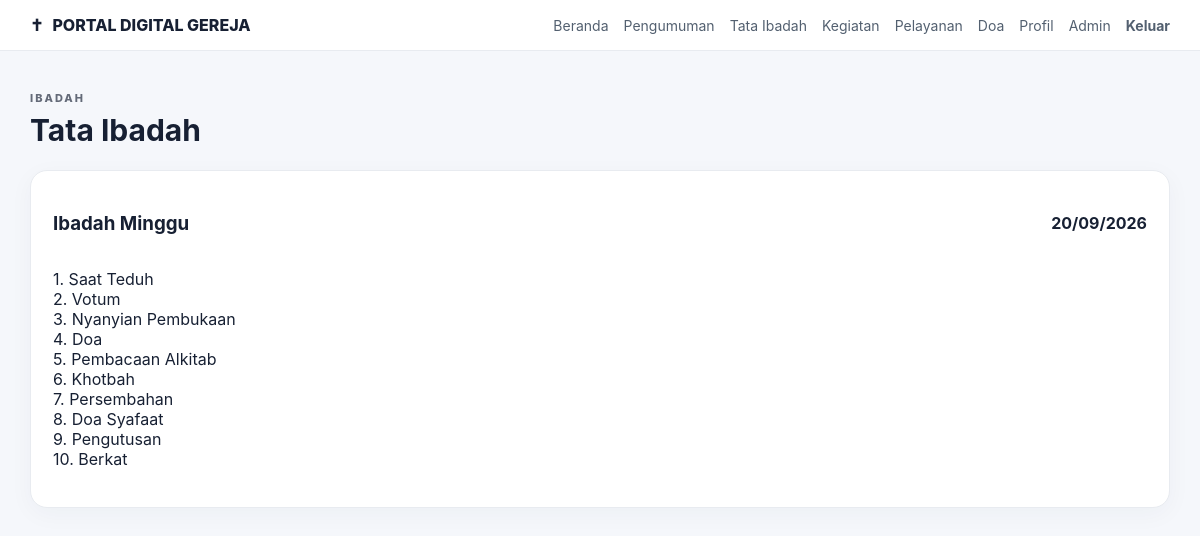
Screenshot of /worship.php (signed in) with the database file from the repository.
### tables this page shows
CREATE TABLE worship_services (
 id INT AUTO_INCREMENT PRIMARY KEY,
 title VARCHAR(200) NOT NULL,
 service_date DATE NOT NULL,
 content LONGTEXT NOT NULL,
 created_at TIMESTAMP DEFAULT CURRENT_TIMESTAMP
);

### config.php (called while the page is built, shortened)
<?php
function e($value): string {
    return htmlspecialchars((string)$value, ENT_QUOTES, 'UTF-8');
}

### worship.php (the view)
<?php
require_once 'config.php'; require_login();
$items=$pdo->query("SELECT * FROM worship_services ORDER BY service_date DESC")->fetchAll();
?><!doctype html><html lang="id"><head><meta charset="utf-8"><meta name="viewport" content="width=device-width,initial-scale=1"><title>Tata Ibadah</title><link rel="stylesheet" href="assets/style.css"></head><body><?php include 'partials/nav.php'; ?><main class="container"><div class="page-title"><span class="eyebrow">IBADAH</span><h2>Tata Ibadah</h2></div><?php foreach($items as $w): ?><section class="card"><div class="section-head"><h3><?= e($w['title']) ?></h3><b><?= e(date('d/m/Y',strtotime($w['service_date']))) ?></b></div><p><?= nl2br(e($w['content'])) ?></p></section><?php endforeach; ?></main></body></html>

### css/style.css (style rules this page uses)
* { box-sizing:border-box }
body { margin:0;font-family:Inter,Arial,sans-serif;background:#f5f7fb;color:#172033 }
.container { max-width:1180px;margin:35px auto;padding:0 20px }
.eyebrow { font-size:11px;letter-spacing:2px;font-weight:800;opacity:.65 }
.card { background:#fff;border:1px solid #e8ebf0;border-radius:17px;padding:22px;box-shadow:0 6px 25px rgba(25,40,70,.04) }
.section-head { display:flex;justify-content:space-between;gap:10px;align-items:center }
.page-title { margin-bottom:22px }
.page-title h2 { margin:6px 0;font-size:30px }

### rows the page displays
worship_services: title "Ibadah Minggu", service_date "20/09/2026", content "1. Saat Teduh 2. Votum 3. Nyanyian Pembukaan 4. Doa 5. Pembacaan Alkitab 6. Khotbah 7. Persembahan 8. Doa Syafaat 9. Pengutusan 10. Berkat"
